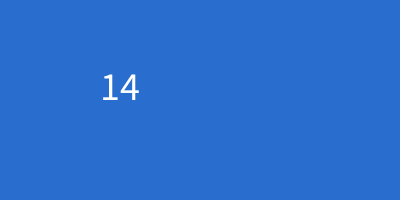
Frame 1 (no input)
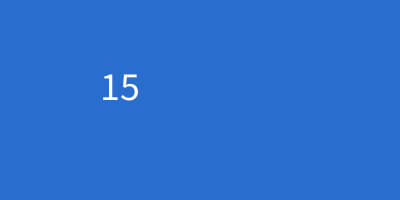
Frame 60 (the mouse pressed at the canvas centre just before this capture)
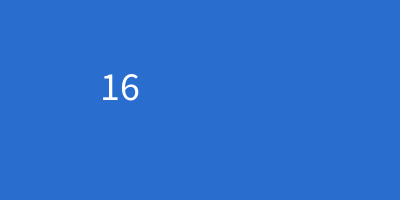
Frame 120 (the mouse held since frame 60 and released just before this capture)

The Processing sketch that drew these frames (run headless with seeded random() and noise(); from frame 60 on, the mouse is pressed at the canvas centre):

// Processing sketch: week15_01
// ── week15_01.pde
void setup(){//設定 只做一次
  size(400,200);
  textSize(40);
}
void draw(){//畫圖,每秒60次
  background(41,109,207);
  int s = second();//秒鐘
  text (s,100,100);
}
